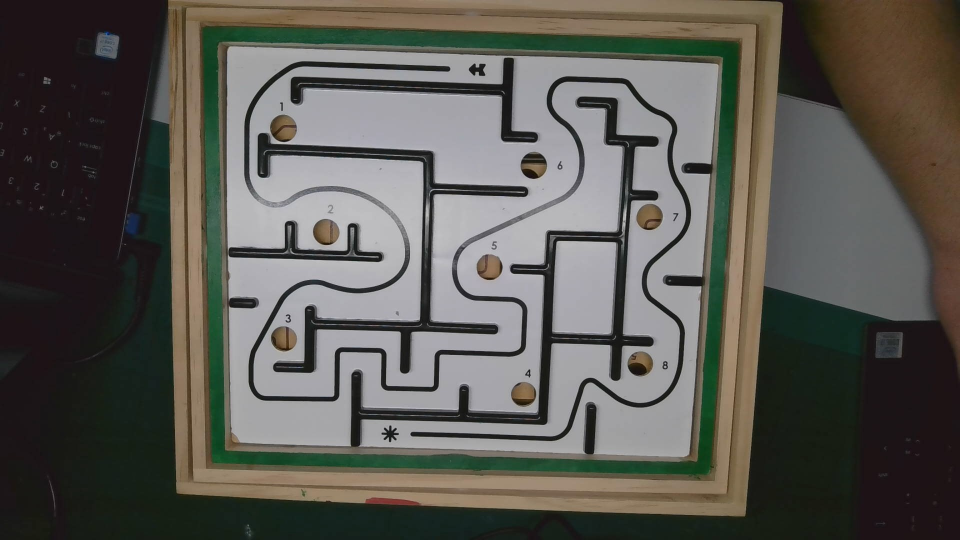
#> input picture maze_solving/green.jpg, 1920 x 1080 px (shown at 1/2 size)
$ python edge_detection_vector_distance.py
#> lines starting #> are read from the running program, lines starting #| are printed output that depends on the picture; after the words box and inside, x2 and y2 are one past the last pixel; in counts of white or black regions, pixels touching at a corner belong together
### maze_solving/image_rectification.py
import cv2
import numpy as np

# Defining green colour range
lower_green = np.array([40, 40, 40])
upper_green = np.array([100, 255, 160])

#lower_color = np.array([0, 0, 150])
#upper_color = np.array([255, 50, 255])
width = 720
height = 540

def rectify(image):

    # Convert the image to HSV color space
    hsv = cv2.cvtColor(image, cv2.COLOR_BGR2HSV)

    # Create a binary mask where the color is within the range
    mask = cv2.inRange(hsv, lower_green, upper_green)


    # Find contours in the mask
    contours, _ = cv2.findContours(mask, cv2.RETR_EXTERNAL, cv2.CHAIN_APPROX_SIMPLE)

    # Assume the largest contour is the quadrilateral
    contour = max(contours, key=cv2.contourArea)

    # Get the convex hull of the contour
    hull = cv2.convexHull(contour)

    # Approximate the convex hull to a polygon with four vertices
    epsilon = 0.02*cv2.arcLength(hull, True)
    approx = cv2.approxPolyDP(hull, epsilon, True)
    #print(len(approx))

    # Now you can use these points in the perspective transform as before
    src_pts = np.float32(approx)
    src_pts = src_pts[src_pts[:, :, 1].argsort(axis=0)[:, 0]]
    src_pts[:2] = src_pts[:2][src_pts[:2, :, 0].argsort(axis=0)[:, 0]]
    src_pts[2:] = src_pts[2:][src_pts[2:, :, 0].argsort(axis=0)[:, 0][::-1]]
    dst_pts = np.float32([[0, 0], [width, 0], [width, height], [0, height]])

    #dst_pts = np.float32([[width, 0], [width, height], [0, height], [0, 0]])
    # Compute the homography matrix
    H, _ = cv2.findHomography(src_pts, dst_pts)

    # Apply the perspective transformation
    warped_image = cv2.warpPerspective(image, H, (width, height))

    return warped_image

# [25 lines that do not run on import are left out]

### maze_solving/edge_detection_vector_distance.py
import cv2
import numpy as np
from skimage.morphology import skeletonize
from skimage import img_as_ubyte
from image_rectification import rectify
import time

# [114 lines left out: functions define_path, define_hole, define_wall, click_event, not called in this run]

if __name__ == "__main__":
    # Connect to webcam (0 = default cam)
    cap = cv2.VideoCapture(0,cv2.CAP_DSHOW)
    # Set the resolution to 720p
    cap.set(cv2.CAP_PROP_FRAME_WIDTH, 1280)
    cap.set(cv2.CAP_PROP_FRAME_HEIGHT, 720)
    # Set the frame rate to 60fps
    cap.set(cv2.CAP_PROP_FPS, 60)
    # Start the timer
    start_time = time.time()
    # Flag to indicate if the image has been captured
    image_captured = False

    # Backup image
    backup_image = cv2.imread('green.jpg')
#> backup_image is the input picture: shape (1080, 1920, 3); mean B, G, R 83.1, 89.1, 90.9
    cv2.resize(backup_image,(1280,720))

    # Set the mouse callback function for the window
    cv2.namedWindow('Working Image')
    cv2.setMouseCallback('Working Image', click_event)

    while True:
        # Capture frame-by-frame
        ret, frame = cap.read()
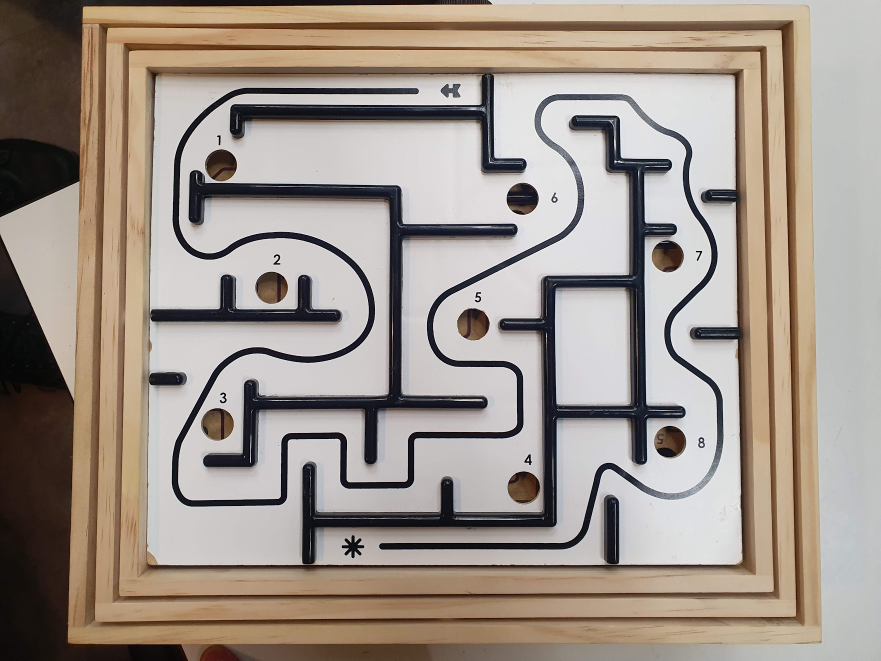
#> input picture maze_solving/maze.jpg, 1761 x 1321 px, given in place of the camera (shown at 1/2 size)
#> frame is the input picture: shape (1321, 1761, 3); mean B, G, R 138.5, 147.9, 159
        # Resize the frame to desired size
        cv2.imshow('Video Feed', frame)
        try:
            frame = rectify(frame)
#> in rectify, `hsv = cv2.cvtColor(image, cv2.COLOR_BGR2HSV)`: hsv: shape (1321, 1761, 3); mean H, S, V 47.3, 51.3, 160.6
#> in rectify, `mask = cv2.inRange(hsv, lower_green, upper_green)`:
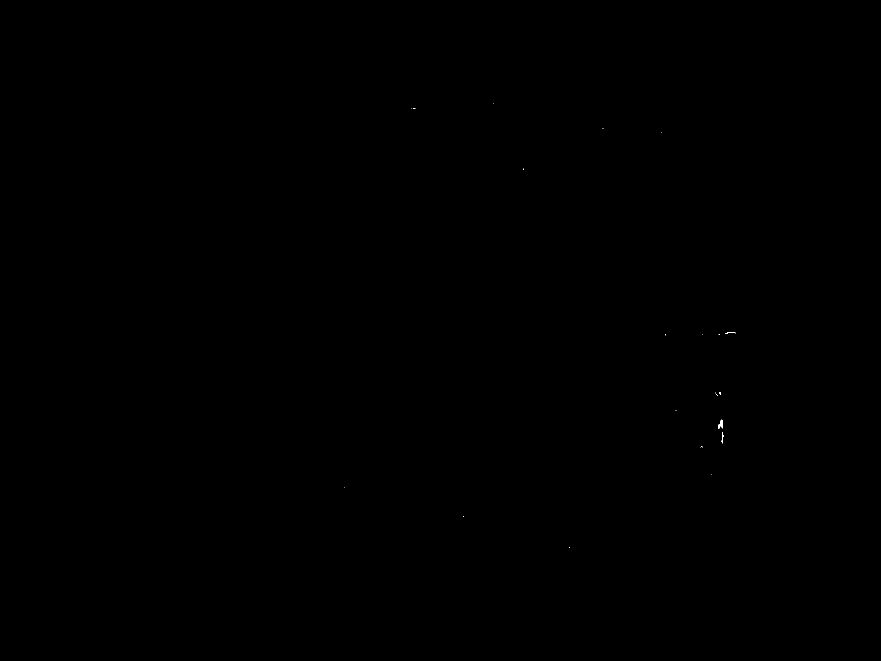
#> mask: shape (1321, 1761) (shown at 1/2 size); 0.01% white; 23 white regions (20 under 20 px)
#> in rectify, `contours, _ = cv2.findContours(mask, cv2.RETR_EXTERNAL, cv2.CHAIN_APPR..`: contours = 23 contours, 21 with area under 20; largest, box (x1, y1, x2, y2) and area: (1437, 839, 1446, 858) 52, (1443, 864, 1447, 887) 26
#> in rectify, `contour = max(contours, key=cv2.contourArea)`: contour = contour of 27 points, box (x1, y1, x2, y2) (1437, 839, 1446, 858), area 52
#> in rectify, `hull = cv2.convexHull(contour)`: hull = [[1445, 856], [1437, 857], [1437, 849], [1440, 842], [1443, 839], [1444, 840], [1445, 853]]
#> in rectify, `epsilon = 0.02*cv2.arcLength(hull, True)`: epsilon = 0.907
#> in rectify, `approx = cv2.approxPolyDP(hull, epsilon, True)`: approx = [[1437, 857], [1437, 849], [1440, 842], [1443, 839], [1445, 856]]
#> in rectify, `src_pts = np.float32(approx)`: src_pts has the same summary as approx
#> in rectify, `src_pts = src_pts[src_pts[:, :, 1].argsort(axis=0)[:, 0]]`: src_pts = [[1443, 839], [1440, 842], [1437, 849], [1445, 856], [1437, 857]]
        except:
            frame = rectify(backup_image)
#> in rectify (call 2), `hsv = cv2.cvtColor(image, cv2.COLOR_BGR2HSV)`: hsv: shape (1080, 1920, 3); mean H, S, V 81, 56.9, 95.7
#> in rectify (call 2), `mask = cv2.inRange(hsv, lower_green, upper_green)`:
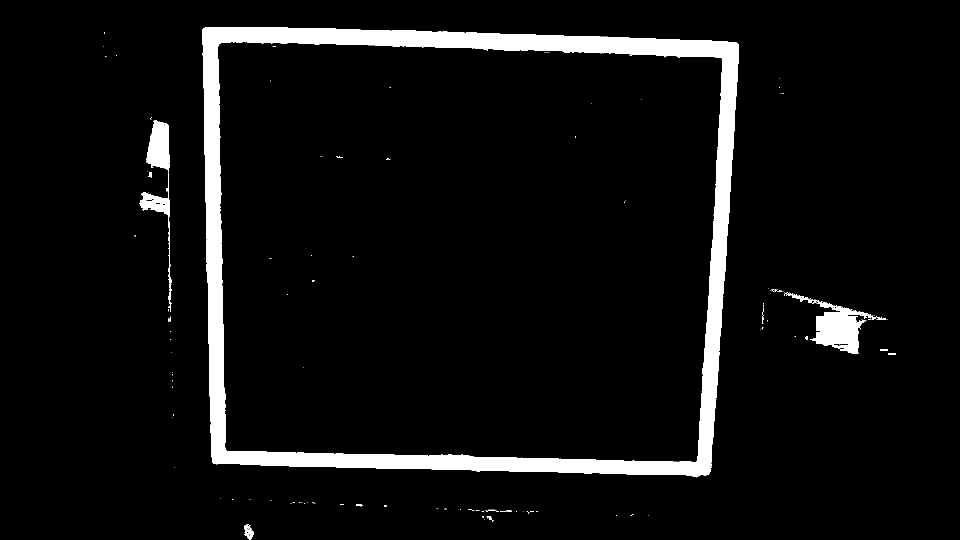
#> mask: shape (1080, 1920) (shown at 1/2 size); 6% white; 194 white regions (176 under 20 px)
#> in rectify (call 2), `contours, _ = cv2.findContours(mask, cv2.RETR_EXTERNAL, cv2.CHAIN_APPR..`: contours = 161 contours, 149 with area under 20; largest, box (x1, y1, x2, y2) and area: (404, 54, 1478, 955) 905568, (1620, 603, 1754, 708) 6448, (293, 240, 339, 344) 3320, (279, 384, 343, 608) 1734, (489, 1048, 508, 1080) 324
#> in rectify (call 2), `contour = max(contours, key=cv2.contourArea)`: contour = contour of 465 points, box (x1, y1, x2, y2) (404, 54, 1478, 955), area 905568
#> in rectify (call 2), `hull = cv2.convexHull(contour)`: hull = contour of 41 points, box (x1, y1, x2, y2) (404, 54, 1478, 955), area 910490
#> in rectify (call 2), `epsilon = 0.02*cv2.arcLength(hull, True)`: epsilon = 75.98
#> in rectify (call 2), `approx = cv2.approxPolyDP(hull, epsilon, True)`: approx = [[405, 58], [1475, 86], [1419, 946], [427, 927]]
#> in rectify (call 2), `src_pts = src_pts[src_pts[:, :, 1].argsort(axis=0)[:, 0]]`: src_pts = [[405, 58], [1475, 86], [427, 927], [1419, 946]]
#> in rectify (call 2), `H, _ = cv2.findHomography(src_pts, dst_pts)`: H = [[0.663, -0.0168, -267.4], [-0.015, 0.572, -27.12], [-5.83e-06, -8.36e-05, 1]]
#> in rectify (call 2), `warped_image = cv2.warpPerspective(image, H, (width, height))`:
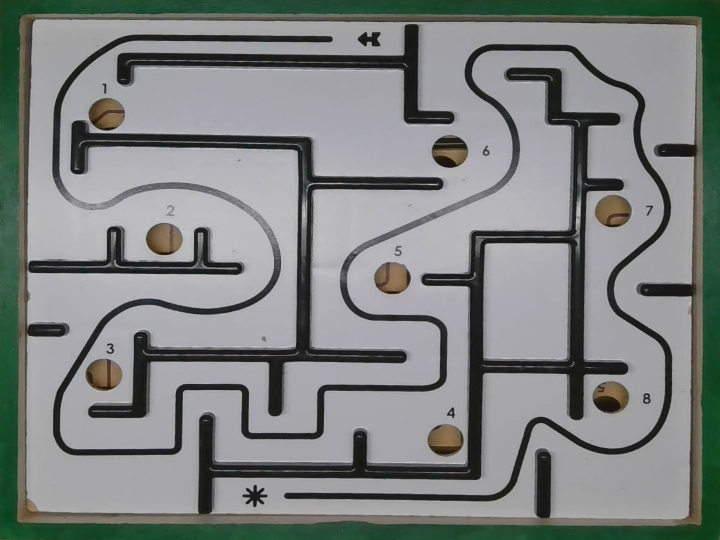
#> warped_image: shape (540, 720, 3); mean B, G, R 129.5, 130.9, 127.2

        if not image_captured and time.time() - start_time >= 3:
            image = frame
            # Convert the image to grayscale
            gray = cv2.cvtColor(image, cv2.COLOR_BGR2GRAY)
            # Apply Gaussian blur to the image
            blurred = cv2.GaussianBlur(gray, (5, 5), 0)
            # Perform edge detection
            edges = cv2.Canny(blurred, 10, 50)
            # Find contours in the edges
            contours, _ = cv2.findContours(edges.copy(), cv2.RETR_EXTERNAL, cv2.CHAIN_APPROX_SIMPLE)
            # Define walls
            wall_contours = define_wall(contours)
            cv2.drawContours(image, wall_contours, -1, (255, 155, 0), 1)
            # Define hole
            keypoints = define_hole(contours)
            # cv2.DRAW_MATCHES_FLAGS_DRAW_RICH_KEYPOINTS ensures the size of the circle corresponds to the size of blob
            cv2.drawKeypoints(image, keypoints, image, (0,0,255), cv2.DRAW_MATCHES_FLAGS_DRAW_RICH_KEYPOINTS)
            # Define path
            x,y,path_contours = define_path(contours)
            for contour in path_contours:
                cv2.drawContours(image, [contour], -1, (0, 255, 0), 1)
            cv2.imshow('Working Image', image)
            processed_image = image.copy() # copy final image
            image_captured = True  # update the flag
        if cv2.waitKey(1) & 0xFF == 27: #ESC key
#> (key q is pressed here)
            break

    # Release the video capture and close windows
    cap.release()
    cv2.destroyAllWindows()
